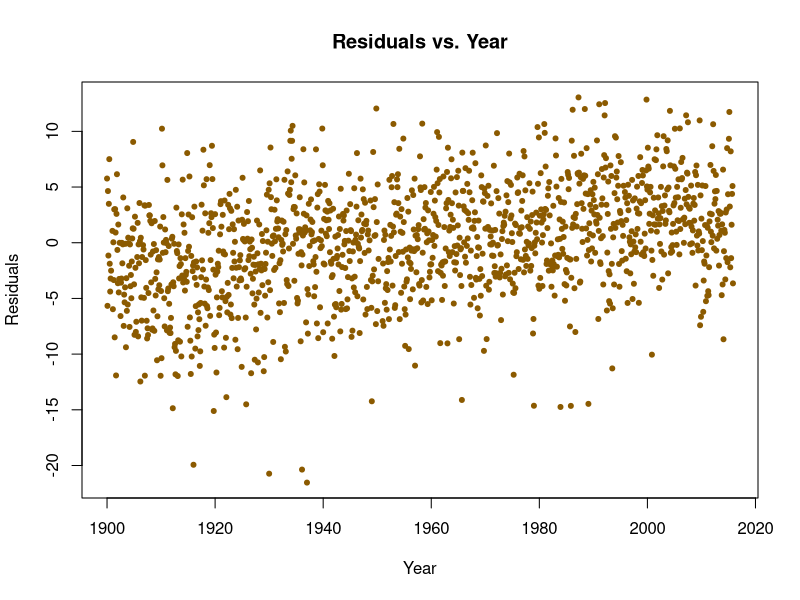
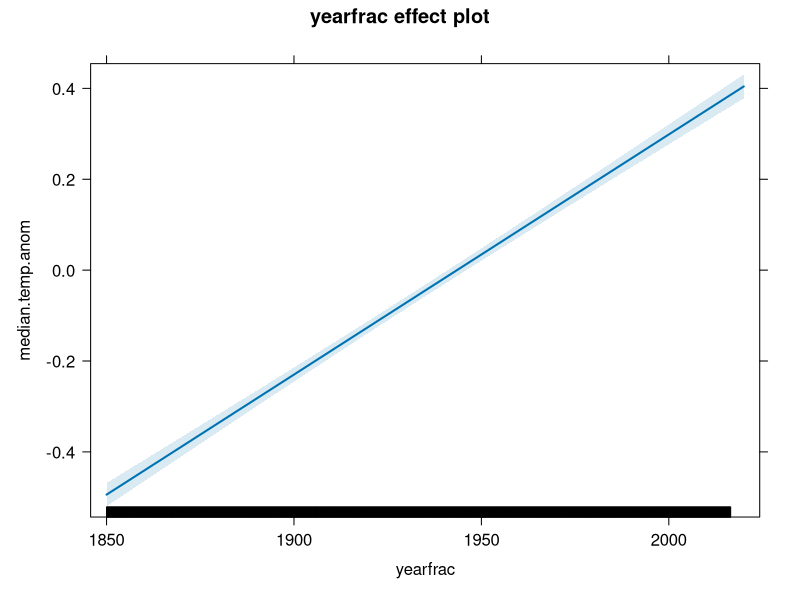
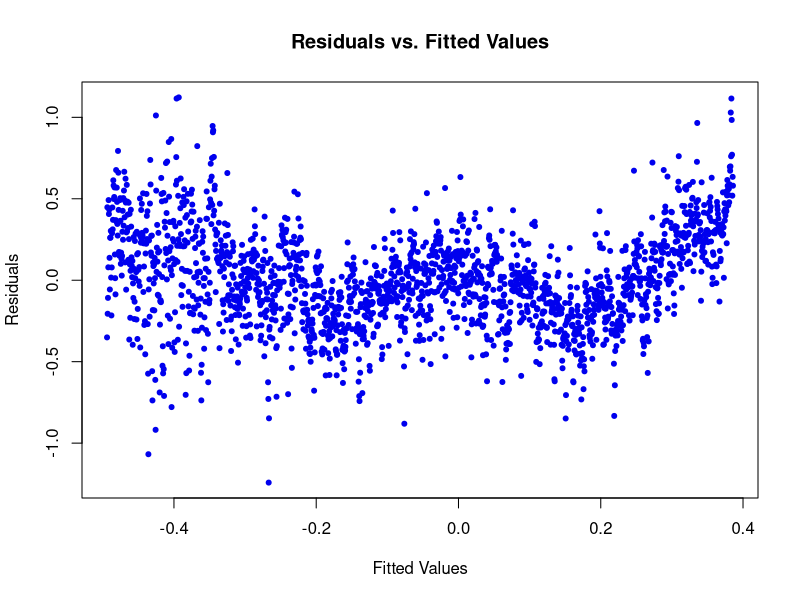

Write the R code that produced these figures, in order.
## ---- chunk 1
knitr::opts_chunk$set(echo = TRUE)
## ---- chunk 2
weather = read.csv("rawbozemandata.csv", header = TRUE)

weather$YEAR = substr(as.character(weather$DATE), 0,nchar(weather$DATE)-2)
weather$MONTH = as.factor(substr(as.character(weather$DATE),5,nchar(weather$DATE)))
weather$year = (floor(weather$DATE/100))
weather$Month<-round((weather$DATE/100-weather$year)*100,1)
weather$Yearfrac<-weather$year+(weather$Month-1)/12 #makes it an integer variable
#fit the linear model
lm.weather = lm(MMXT ~ MONTH, data = weather)
#lm.weather$residuals
plot(weather$Yearfrac, lm.weather$residuals, pch = 20, col = "orange4",
     main = "Residuals vs. Year", xlab = "Year", ylab = "Residuals")
## ---- chunk 3
lm.seasoned <- lm(MMXT ~ Yearfrac + MONTH, data = weather)
lm.deseasoned <- lm(lm.weather$residuals ~ Yearfrac, data = weather)
summary(lm.seasoned)
summary(lm.deseasoned)
## ---- chunk 4
hadcrut <- read.table('HadCRUT.4.4.0.0.monthly_nh.txt',
                      col.names = c('Date', 'median.temp.anom',
                                    'bias.l95', 'bias.u95',
                                    'meas.l95', 'meas.u95',
                                    'coverage.l95', 'coverage.u95',
                                    'error.l95', 'error.u95',
                                    'l95', 'u95'))
hadcrut.ts <- ts(hadcrut$median.temp.anom, start = 1850, frequency = 12)
## ---- chunk 5
hadcrut$yearfrac <- time(hadcrut.ts)
had.lm1 <- lm(median.temp.anom ~ yearfrac, data = hadcrut)
summary(had.lm1)

require(effects)
plot(allEffects(had.lm1))
## ---- chunk 6
plot(had.lm1$fitted.values, had.lm1$residuals, pch = 20, col = "blue2", main = "Residuals vs. Fitted Values", xlab = "Fitted Values", ylab = "Residuals")
## ---- chunk 7

## ---- chunk 8

## ---- chunk 9

## ---- chunk 10
sessionInfo()$R.version$nickname
getRversion()
